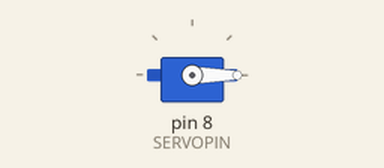
Recording of a sketch running on a simulated Arduino Uno, built with avr-gcc and run on an emulated ATmega328P. Shown: servo.

Above: at 0.1 s.
At 2.1 s:
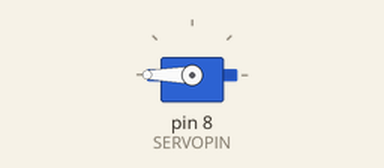
At 68.1 s:
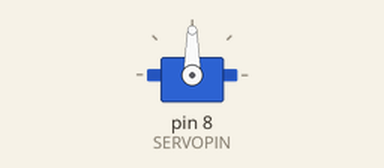
Timing chart, 0 to 129.5 s (numbered marks = the images above):
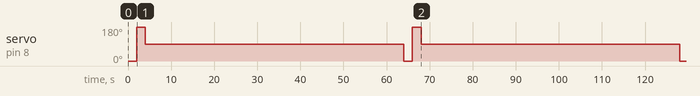

The sketch:

ServoSetPosition.ino
```cpp
// (licence header left out)
/**
 * @file ServoSetPosition.ino
 * @brief Arduino sketch to set initial servo calibration
 * @author Todd Sampson (http://toddsampson.com)
 * @version 1.0
 * @date 2013-03-01
**/

#include "Arduino.h"
#include <Servo.h>

/**
 * @note To use this library (based on Arduino IDE 1.03):
 *
 * 1. Open this sketch in the Arduino IDE
 *    (http://arduino.cc/en/Main/Software)
 * 2. Set the desired degrees using POSITION below.
 * 3. Set the servo pin you attached the signal to in
 *    step two using SERVOPIN below.
 * 4. Select your Arduino Board & Serial Port from the
 *    Tools menu.
 * 5. Click the Verify (checkbox) button to ensure you
 *    are not receiving any errors.  If everything looks
 *    good, click the Upload (right arrow) to load the code
 *    on to your Arduino board.
 * 6. Next, wire your servo the Arduino using jumper wires.
 *    Servo writes are usually: Red = 5V, Black = ground,
 *    White = Signal)
 * 7. After the servo is attached, PRESS THE ARDUINO RESET
 *    BUTTON.  The servo should sweep to the minimum
 *    position (0), then the maximum position (180), and
 *    finally move to your desired position you set in step
 *    two.  You need to remove the servo or power down the
 *    Arduino within 60 seconds or the calibration loop will
 *    run again.
 *
 * PROTIP: If you are setting a large number of servos, I
 * recommend connecting a servo extension wire to the
 * Arduino so you can quickly connect and disconnect servos
 * without rewiring three separate jumper wires.
**/

/**
 * @def POSITION
 * @brief Position of the servo
 * #description Use the following position settings:
 *
 * 0  =   0 Degrees (Minimum)
 * 1  =  15 Degrees
 * 2  =  30 Degrees
 * 3  =  45 Degrees
 * 4  =  60 Degrees
 * 5  =  75 Degrees
 * 6  =  90 Degrees (Center)
 * 7  = 105 Degrees
 * 8  = 120 Degrees
 * 9  = 135 Degrees
 * 10 = 150 Degrees
 * 11 = 165 Degrees
 * 12 = 180 Degrees (Maximum)
**/

#define POSITION 6

/**
 * @def SERVOPIN
 * @brief Set Arduino pin where you will connect the servo signal (usually White) wire
**/
#define SERVOPIN 8

/**
 * @class Servo
 * @brief Creates the servo object functor based on Arduino's standard Servo class
**/
Servo servo;

/**
 * @fn Arduino standard setup function
 * @brief Attaches the servo object to the Arduino servo pin we set with SERVOPIN
**/
void setup() {
	servo.attach(SERVOPIN);
}

/**
 * @fn Arduino's standard main loop function
 * @brief Sweep servo from minimum (0) to maximum (180) range then set to desired POSITION
**/
void loop() {
  	servo.write(POSITION * 0);
        delay(2000);
        servo.write(180);
	delay(2000);
        servo.write(POSITION * 15);
        delay(60000);
}
```

Measured:
- by itself, servo on pin 8 (SERVOPIN): 0° → 180° at 2.0 s, → 90° 2.0 s later, → 0° 60.0 s later, → 180° 2.0 s later, … (6 changes in this stretch)
